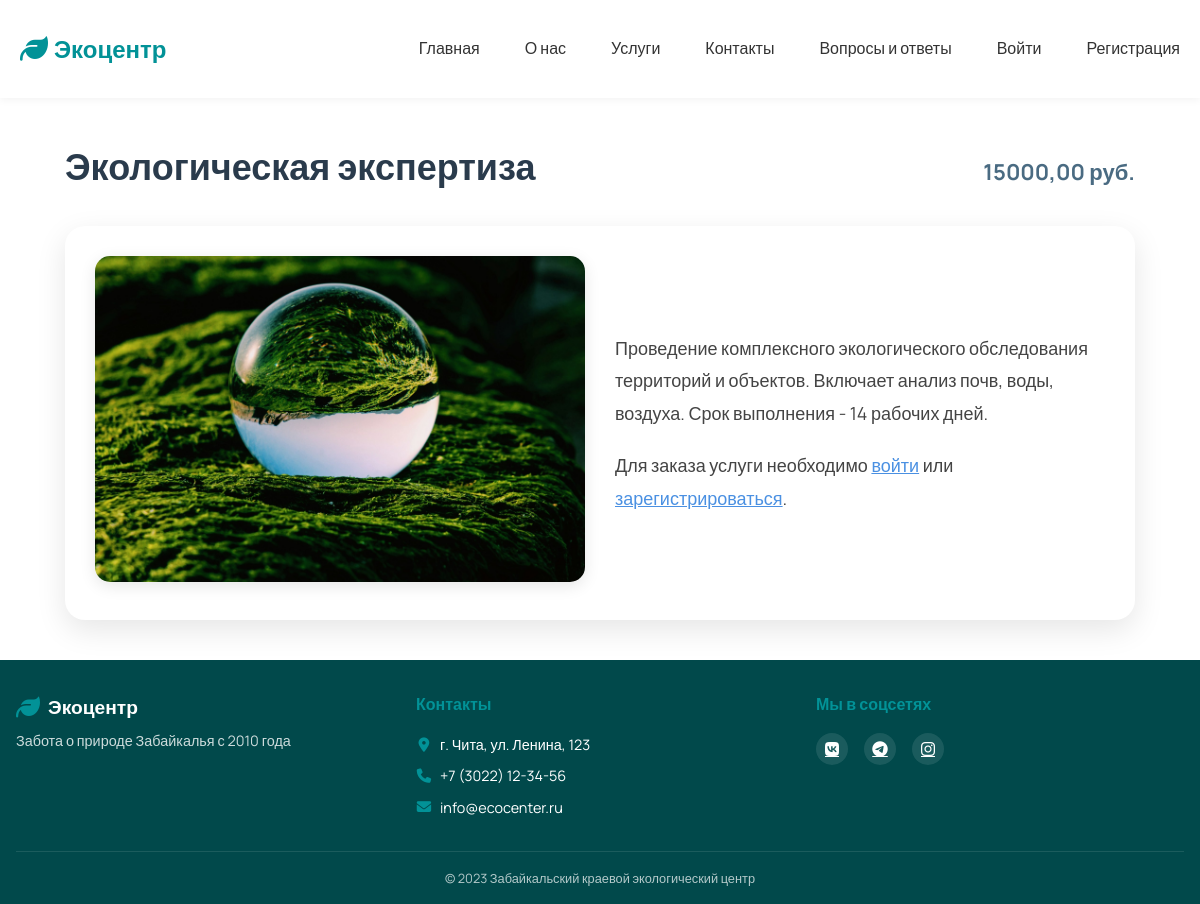
The app's page /services/1/ with its own data.
### services/models.py (models this page shows, shortened)
class Service(models.Model):
    title = models.CharField(max_length=200)
    description = models.TextField()
    image = models.ImageField(upload_to='service/')
    price = models.DecimalField(max_digits=10, decimal_places=2, null=True, blank=True)
    is_active = models.BooleanField(default=True)

### services/views.py (the view)
# urls.py: path('<int:pk>/', views.service_detail, name='service_detail'),
def service_detail(request, pk):
    service = Service.objects.get(pk=pk)
    return render(request, 'services/service_detail.html', {'service': service})

### core/context_processors.py (called while the page is built)
def site_settings(request):
    settings = SiteSetting.objects.first()
    return {'settings': settings}

### templates/services/service_detail.html
{% extends 'base.html' %}
{% load static %}
{% block content %}
<section class="service-detail" style="padding: 40px 0; ">
    <div class="container" style="max-width: 1100px; margin: 0 auto;">
        <div class="service-header" style="text-align: center; margin-bottom: 30px;">
            <h1 style="font-size: 36px; color: #2a3b4c;">{{ service.title }}</h1>
            {% if service.price %}
            <span class="price" style="font-size: 22px; color: #4a6b82; display: inline-block; margin-top: 10px;">
                {{ service.price }} руб.
            </span>
            {% endif %}
        </div>
        <div class="service-content" style="display: flex; flex-wrap: wrap; gap: 30px; background: #ffffff; padding: 30px; border-radius: 20px; box-shadow: 0 10px 30px rgba(0,0,0,0.1); align-items: center;">
            <div class="service-image" style="flex: 1 1 400px; text-align: center;">
                <img src="{{ service.image.url }}" alt="{{ service.title }}" style="max-width: 100%; border-radius: 15px; box-shadow: 0 4px 16px rgba(0, 0, 0, 0.1);">
            </div>
            <div class="service-description" style="flex: 1 1 400px; font-size: 18px; color: #444; dis  ">
                {{ service.description|linebreaks }}
                <div style="margin-top: 20px;">
                    {% if user.is_authenticated %}
                    <a href="{% url 'create_order' service.pk %}" class="btn btn-outline">
                        Заказать услугу
                    </a>
                    {% else %}
                    <p style="margin-top: 20px;">
                        Для заказа услуги необходимо
                        <a href="{% url 'login' %}" style="color: #4a90e2; font-weight: 500;">войти</a>
                        или
                        <a href="{% url 'register' %}" style="color: #4a90e2; font-weight: 500;">зарегистрироваться</a>.
                    </p>
                    {% endif %}
                </div>
            </div>
        </div>
    </div>
</section>
{% endblock %}

### static/css/style.css (style rules this page uses)
:root { --primary: #029297; --primary-dark: #01494B; --bg: #ffffff; --text: #333333; --light: #f8f9fa; --border: #dee2e6; }
* { margin: 0; padding: 0; box-sizing: border-box; }
body { font-family: 'Manrope', sans-serif; color: var(--text); background: var(--bg); line-height: 1.6; }
.container { max-width: 1200px; margin: 0 auto; padding: 0 15px; }
.service-content { padding: 1.5rem; }
.service-content { padding: 20px; }
.price { font-weight: 700; color: var(--primary); font-size: 1.2rem; }
.service-detail { padding: 80px 0; }
.service-header { display: flex; justify-content: space-between; align-items: center; margin-bottom: 30px; }
.service-header h1 { color: var(--secondary-color); }
.service-content { display: grid; grid-template-columns: 1fr 1fr; gap: 50px; }
.service-content img { width: 100%; border-radius: 10px; }
.service-description { line-height: 1.8; }

### templates/base.html (style rules this page uses)
html, body { height: 100%; margin: 0; }
body { display: flex; flex-direction: column; }

### records on screen
Service: title "Экологическая экспертиза", price "15000,00", image (picture), description "Проведение комплексного экологического обследования территорий и объектов. Включает анализ почв, воды, воздуха. Срок выполнения - 14 рабочих дней."
